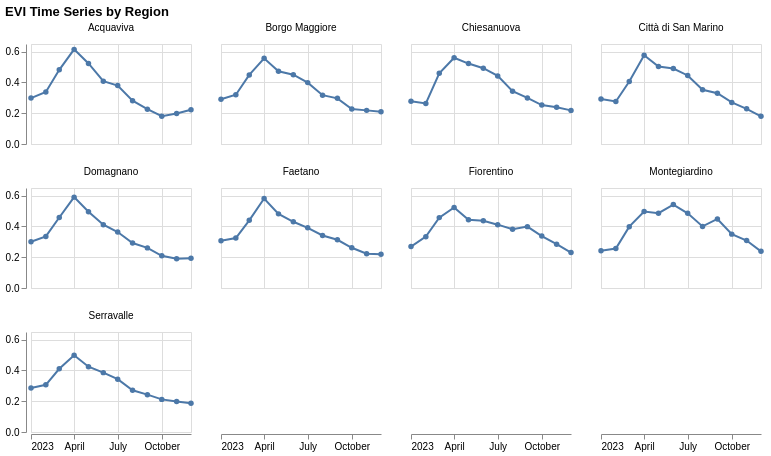

Notebook code for this chart:
### Markdown cell above
## 3. Plot the time series

### Code cell
evy.plot_time_series_by_region(evi, value_col="mean")

### Figure 1 — Vega-Lite specification as saved in the notebook (floating-point values rounded to 4 significant figures)
{"config": {"view": {"continuousWidth": 300, "continuousHeight": 300}, "title": {"anchor": "start", "subtitleColor": "gray", "subtitleFontSize": 10}}, "data": {"name": "data-63abcce55564d164bc07e13378517407"}, "facet": {"field": "shapeName", "header": {"title": null}, "type": "nominal"}, "spec": {"layer": [{"mark": {"type": "line", "point": true}, "encoding": {"x": {"field": "date", "title": "", "type": "temporal"}, "y": {"field": "mean", "title": "", "type": "quantitative"}}}, {"mark": {"type": "rule", "color": "gray"}, "encoding": {"opacity": {"condition": [{"param": "param_ee5dd68014745b8d", "value": 0.3, "empty": false}], "value": 0}, "tooltip": [{"field": "date", "timeUnit": "yearmonth", "title": "Date", "type": "temporal"}, {"field": "mean", "format": ".3f", "title": "EVI", "type": "quantitative"}], "x": {"field": "date", "type": "temporal"}}, "name": "view_b28c4d99a17c9bff_1"}], "height": 100, "width": 160}, "columns": 4, "params": [{"name": "param_ee5dd68014745b8d", "select": {"type": "point", "fields": ["date"], "nearest": true, "on": "pointerover"}, "views": ["view_b28c4d99a17c9bff_1"]}], "title": "EVI Time Series by Region", "$schema": "https://vega.github.io/schema/vega-lite/v6.1.0.json", "datasets": {"data-63abcce55564d164bc07e13378517407": [{"date": "2023-01-01T00:00:00", "shapeName": "Acquaviva", "mean": 0.2984}, {"date": "2023-01-01T00:00:00", "shapeName": "Borgo Maggiore", "mean": 0.2911}, {"date": "2023-01-01T00:00:00", "shapeName": "Chiesanuova", "mean": 0.2785}, {"date": "2023-01-01T00:00:00", "shapeName": "Domagnano", "mean": 0.3007}, {"date": "2023-01-01T00:00:00", "shapeName": "Faetano", "mean": 0.3067}, {"date": "2023-01-01T00:00:00", "shapeName": "Fiorentino", "mean": 0.2692}, {"date": "2023-01-01T00:00:00", "shapeName": "Montegiardino", "mean": 0.2427}, {"date": "2023-01-01T00:00:00", "shapeName": "Città di San Marino", "mean": 0.2921}, {"date": "2023-01-01T00:00:00", "shapeName": "Serravalle", "mean": 0.2865}, {"date": "2023-02-01T00:00:00", "shapeName": "Acquaviva", "mean": 0.3377}, {"date": "2023-02-01T00:00:00", "shapeName": "Borgo Maggiore", "mean": 0.3202}, {"date": "2023-02-01T00:00:00", "shapeName": "Chiesanuova", "mean": 0.2634}, {"date": "2023-02-01T00:00:00", "shapeName": "Domagnano", "mean": 0.3353}, {"date": "2023-02-01T00:00:00", "shapeName": "Faetano", "mean": 0.3248}, {"date": "2023-02-01T00:00:00", "shapeName": "Fiorentino", "mean": 0.3338}, {"date": "2023-02-01T00:00:00", "shapeName": "Montegiardino", "mean": 0.2564}, {"date": "2023-02-01T00:00:00", "shapeName": "Città di San Marino", "mean": 0.2763}, {"date": "2023-02-01T00:00:00", "shapeName": "Serravalle", "mean": 0.3066}, {"date": "2023-03-01T00:00:00", "shapeName": "Acquaviva", "mean": 0.4821}, {"date": "2023-03-01T00:00:00", "shapeName": "Borgo Maggiore", "mean": 0.4491}, {"date": "2023-03-01T00:00:00", "shapeName": "Chiesanuova", "mean": 0.4597}, {"date": "2023-03-01T00:00:00", "shapeName": "Domagnano", "mean": 0.4583}, {"date": "2023-03-01T00:00:00", "shapeName": "Faetano", "mean": 0.4397}, {"date": "2023-03-01T00:00:00", "shapeName": "Fiorentino", "mean": 0.4575}, {"date": "2023-03-01T00:00:00", "shapeName": "Montegiardino", "mean": 0.3988}, {"date": "2023-03-01T00:00:00", "shapeName": "Città di San Marino", "mean": 0.4058}, {"date": "2023-03-01T00:00:00", "shapeName": "Serravalle", "mean": 0.4111}, {"date": "2023-04-01T00:00:00", "shapeName": "Acquaviva", "mean": 0.6151}, {"date": "2023-04-01T00:00:00", "shapeName": "Borgo Maggiore", "mean": 0.5567}, {"date": "2023-04-01T00:00:00", "shapeName": "Chiesanuova", "mean": 0.5604}, {"date": "2023-04-01T00:00:00", "shapeName": "Domagnano", "mean": 0.5907}, {"date": "2023-04-01T00:00:00", "shapeName": "Faetano", "mean": 0.5815}, {"date": "2023-04-01T00:00:00", "shapeName": "Fiorentino", "mean": 0.5233}, {"date": "2023-04-01T00:00:00", "shapeName": "Montegiardino", "mean": 0.4972}, {"date": "2023-04-01T00:00:00", "shapeName": "Città di San Marino", "mean": 0.577}, {"date": "2023-04-01T00:00:00", "shapeName": "Serravalle", "mean": 0.4991}, {"date": "2023-05-01T00:00:00", "shapeName": "Acquaviva", "mean": 0.5234}, {"date": "2023-05-01T00:00:00", "shapeName": "Borgo Maggiore", "mean": 0.4726}, {"date": "2023-05-01T00:00:00", "shapeName": "Chiesanuova", "mean": 0.5229}, {"date": "2023-05-01T00:00:00", "shapeName": "Domagnano", "mean": 0.4957}, {"date": "2023-05-01T00:00:00", "shapeName": "Faetano", "mean": 0.4818}, {"date": "2023-05-01T00:00:00", "shapeName": "Fiorentino", "mean": 0.4442}, {"date": "2023-05-01T00:00:00", "shapeName": "Montegiardino", "mean": 0.4864}, {"date": "2023-05-01T00:00:00", "shapeName": "Città di San Marino", "mean": 0.5039}, {"date": "2023-05-01T00:00:00", "shapeName": "Serravalle", "mean": 0.4244}, {"date": "2023-06-01T00:00:00", "shapeName": "Acquaviva", "mean": 0.4082}, {"date": "2023-06-01T00:00:00", "shapeName": "Borgo Maggiore", "mean": 0.4504}, {"date": "2023-06-01T00:00:00", "shapeName": "Chiesanuova", "mean": 0.4927}, {"date": "2023-06-01T00:00:00", "shapeName": "Domagnano", "mean": 0.4116}, {"date": "2023-06-01T00:00:00", "shapeName": "Faetano", "mean": 0.4304}, {"date": "2023-06-01T00:00:00", "shapeName": "Fiorentino", "mean": 0.4368}, {"date": "2023-06-01T00:00:00", "shapeName": "Montegiardino", "mean": 0.5425}, {"date": "2023-06-01T00:00:00", "shapeName": "Città di San Marino", "mean": 0.4908}, {"date": "2023-06-01T00:00:00", "shapeName": "Serravalle", "mean": 0.3859}, {"date": "2023-07-01T00:00:00", "shapeName": "Acquaviva", "mean": 0.3798}, {"date": "2023-07-01T00:00:00", "shapeName": "Borgo Maggiore", "mean": 0.3989}, {"date": "2023-07-01T00:00:00", "shapeName": "Chiesanuova", "mean": 0.4425}, {"date": "2023-07-01T00:00:00", "shapeName": "Domagnano", "mean": 0.3639}, {"date": "2023-07-01T00:00:00", "shapeName": "Faetano", "mean": 0.3909}, {"date": "2023-07-01T00:00:00", "shapeName": "Fiorentino", "mean": 0.4117}, {"date": "2023-07-01T00:00:00", "shapeName": "Montegiardino", "mean": 0.4856}, {"date": "2023-07-01T00:00:00", "shapeName": "Città di San Marino", "mean": 0.4455}, {"date": "2023-07-01T00:00:00", "shapeName": "Serravalle", "mean": 0.3433}, {"date": "2023-08-01T00:00:00", "shapeName": "Acquaviva", "mean": 0.2812}, {"date": "2023-08-01T00:00:00", "shapeName": "Borgo Maggiore", "mean": 0.3175}, {"date": "2023-08-01T00:00:00", "shapeName": "Chiesanuova", "mean": 0.343}, {"date": "2023-08-01T00:00:00", "shapeName": "Domagnano", "mean": 0.2926}, {"date": "2023-08-01T00:00:00", "shapeName": "Faetano", "mean": 0.3412}, {"date": "2023-08-01T00:00:00", "shapeName": "Fiorentino", "mean": 0.3819}, {"date": "2023-08-01T00:00:00", "shapeName": "Montegiardino", "mean": 0.4005}, {"date": "2023-08-01T00:00:00", "shapeName": "Città di San Marino", "mean": 0.3528}, {"date": "2023-08-01T00:00:00", "shapeName": "Serravalle", "mean": 0.2711}, {"date": "2023-09-01T00:00:00", "shapeName": "Acquaviva", "mean": 0.2264}, {"date": "2023-09-01T00:00:00", "shapeName": "Borgo Maggiore", "mean": 0.2967}, {"date": "2023-09-01T00:00:00", "shapeName": "Chiesanuova", "mean": 0.2993}, {"date": "2023-09-01T00:00:00", "shapeName": "Domagnano", "mean": 0.2608}, {"date": "2023-09-01T00:00:00", "shapeName": "Faetano", "mean": 0.3133}, {"date": "2023-09-01T00:00:00", "shapeName": "Fiorentino", "mean": 0.3989}, {"date": "2023-09-01T00:00:00", "shapeName": "Montegiardino", "mean": 0.4489}, {"date": "2023-09-01T00:00:00", "shapeName": "Città di San Marino", "mean": 0.3301}, {"date": "2023-09-01T00:00:00", "shapeName": "Serravalle", "mean": 0.2428}, {"date": "2023-10-01T00:00:00", "shapeName": "Acquaviva", "mean": 0.181}, {"date": "2023-10-01T00:00:00", "shapeName": "Borgo Maggiore", "mean": 0.2276}, {"date": "2023-10-01T00:00:00", "shapeName": "Chiesanuova", "mean": 0.2531}, {"date": "2023-10-01T00:00:00", "shapeName": "Domagnano", "mean": 0.2093}, {"date": "2023-10-01T00:00:00", "shapeName": "Faetano", "mean": 0.2615}, {"date": "2023-10-01T00:00:00", "shapeName": "Fiorentino", "mean": 0.3376}, {"date": "2023-10-01T00:00:00", "shapeName": "Montegiardino", "mean": 0.3502}, {"date": "2023-10-01T00:00:00", "shapeName": "Città di San Marino", "mean": 0.27}, {"date": "2023-10-01T00:00:00", "shapeName": "Serravalle", "mean": 0.212}, {"date": "2023-11-01T00:00:00", "shapeName": "Acquaviva", "mean": 0.1977}, {"date": "2023-11-01T00:00:00", "shapeName": "Borgo Maggiore", "mean": 0.2186}, {"date": "2023-11-01T00:00:00", "shapeName": "Chiesanuova", "mean": 0.2392}, {"date": "2023-11-01T00:00:00", "shapeName": "Domagnano", "mean": 0.1896}, {"date": "2023-11-01T00:00:00", "shapeName": "Faetano", "mean": 0.2232}, {"date": "2023-11-01T00:00:00", "shapeName": "Fiorentino", "mean": 0.2846}, {"date": "2023-11-01T00:00:00", "shapeName": "Montegiardino", "mean": 0.3087}, {"date": "2023-11-01T00:00:00", "shapeName": "Città di San Marino", "mean": 0.2286}, {"date": "2023-11-01T00:00:00", "shapeName": "Serravalle", "mean": 0.1977}, {"date": "2023-12-01T00:00:00", "shapeName": "Acquaviva", "mean": 0.2232}, {"date": "2023-12-01T00:00:00", "shapeName": "Borgo Maggiore", "mean": 0.2102}, {"date": "2023-12-01T00:00:00", "shapeName": "Chiesanuova", "mean": 0.2185}, {"date": "2023-12-01T00:00:00", "shapeName": "Domagnano", "mean": 0.193}, {"date": "2023-12-01T00:00:00", "shapeName": "Faetano", "mean": 0.2191}, {"date": "2023-12-01T00:00:00", "shapeName": "Fiorentino", "mean": 0.2304}, {"date": "2023-12-01T00:00:00", "shapeName": "Montegiardino", "mean": 0.2383}, {"date": "2023-12-01T00:00:00", "shapeName": "Città di San Marino", "mean": 0.1799}, {"date": "2023-12-01T00:00:00", "shapeName": "Serravalle", "mean": 0.1865}]}}
